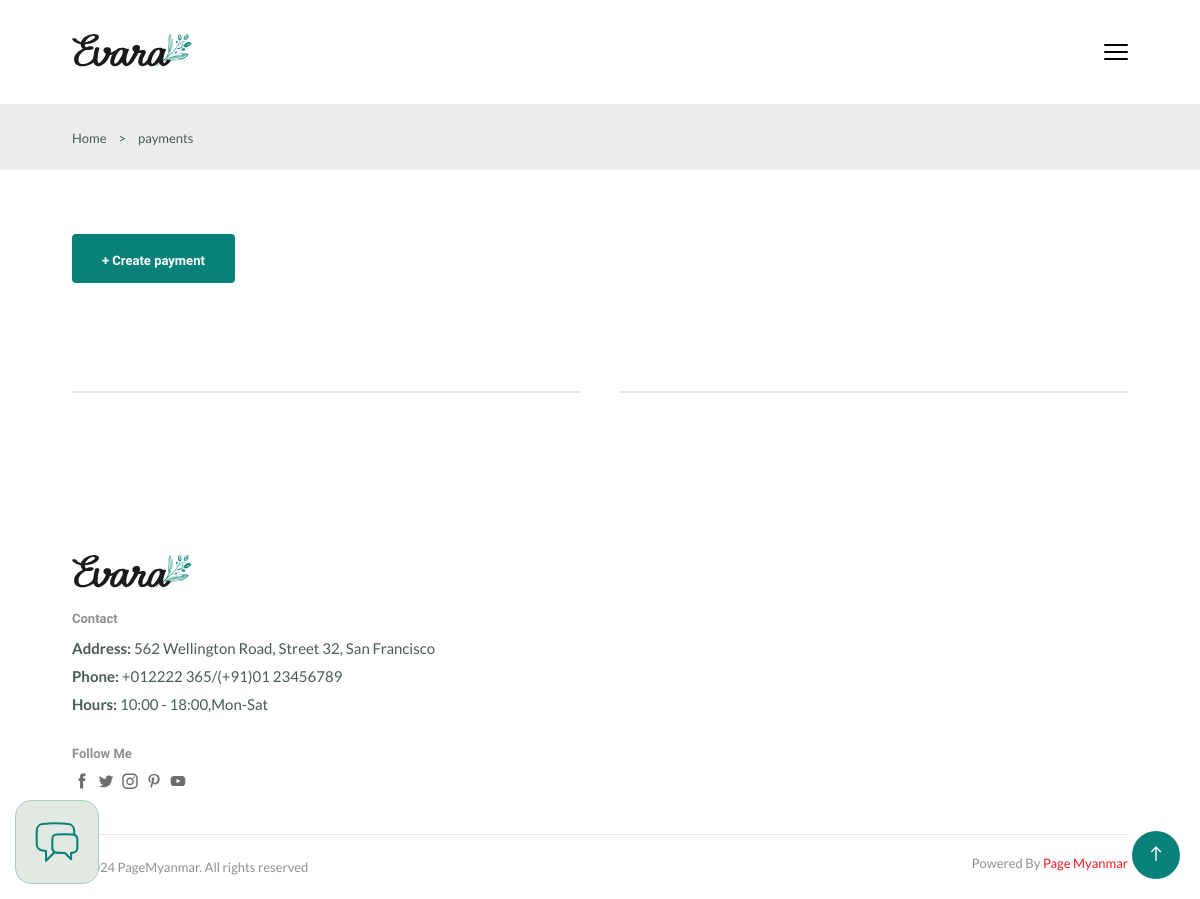
Before: /payments/ (signed in) with the older database file.
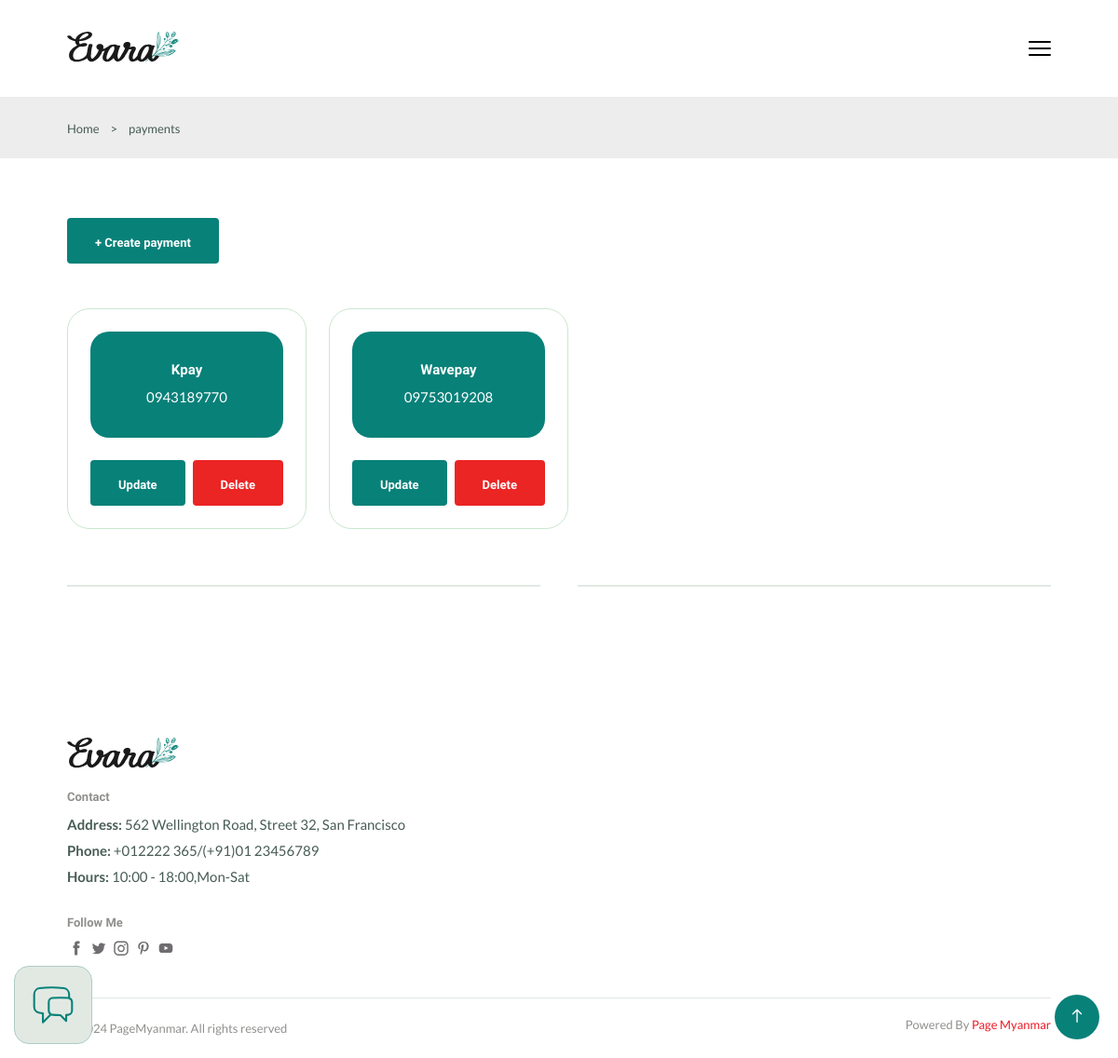
After: the same page with the newer database file.
### app/models.py (models this page shows)
class PaymentModel(models.Model):
    name = models.CharField(max_length=200)
    number = models.CharField(max_length=200,default=None,null=True,blank=True)
    created_at = models.DateTimeField(auto_now_add=True)
    updated_at = models.DateTimeField(auto_now=True)

### app/views.py (the view)
# urls.py: path('payments/',Payments),
@login_required(login_url=settings.LOGIN_URL)
@role_permission_required('app.view_paymentmodel')
def Payments(request):
    payments = PaymentModel.objects.all()
    context = {
        'payments':payments
    }
    return render(request, 'payments.html', context)

### app/context_processors.py (called while the page is built, shortened)
def Counts(request):
    table_id = request.resolver_match.kwargs.get('id')  # Get `id` from the URL kwargs
    return {
        'cart_count': 0,
    }

### app/templatetags/custom_permissions.py (called while the page is built)
@register.filter
def has_role_permission(user, permission_codename):
    if user.is_authenticated and hasattr(user, 'has_permission'):
        return user.has_permission(permission_codename)
    return False

### authentication/models.py (called while the page is built)
    def has_permission(self, perm_codename):
        if self.role:
            return self.role.permissions.filter(codename=perm_codename).exists()
        return False

### templates/payments.html (shortened to what this page needs)
{% extends 'components/base.html' %}
{% block body %}
<section class="breadcrumb">
    <ul class="breadcrumb__list flex container">
        <li><a href="/" class="breadcrumb__link">Home</a></li>
        <li><span class="breadcrumb__link">></span></li>
        <li><span class="breadcrumb__link">payments</span></li>
    </ul>
</section>
<section class="table__cards section--lg container">
    <button class="btn btn-md" style="margin-bottom: 3rem;" onclick="window.location.href='/create-payment/'">+ Create payment</button>
    <div class="table__card--group grid">
        {% for payment in payments %}
        <div class="table__card">
            <div class="payment__card--banner">
                <h4 class="payment__card--title">{{payment.name}}</h4>
                <p class="payment__card--number">{{payment.number}}</p>
            </div>
            <div class="payment__btn flex">
                <button class="btn btn-md" onclick="window.location.href='/update-payment/{{payment.id}}/'">Update</button>
                <button class="btn btn-md delete" onclick="window.location.href='/delete-payment/{{payment.id}}/'">Delete</button>
            </div>
        </div>
        {% endfor %}
    </div>
    <div class="divider">
        <i class="fi fi-rs-fingerprint"></i>
    </div>
</section>
{% endblock %}

Changed rows visible on the page:
added PaymentModel: name "Kpay", number "0943189770"
added PaymentModel: name "Wavepay", number "09753019208"
